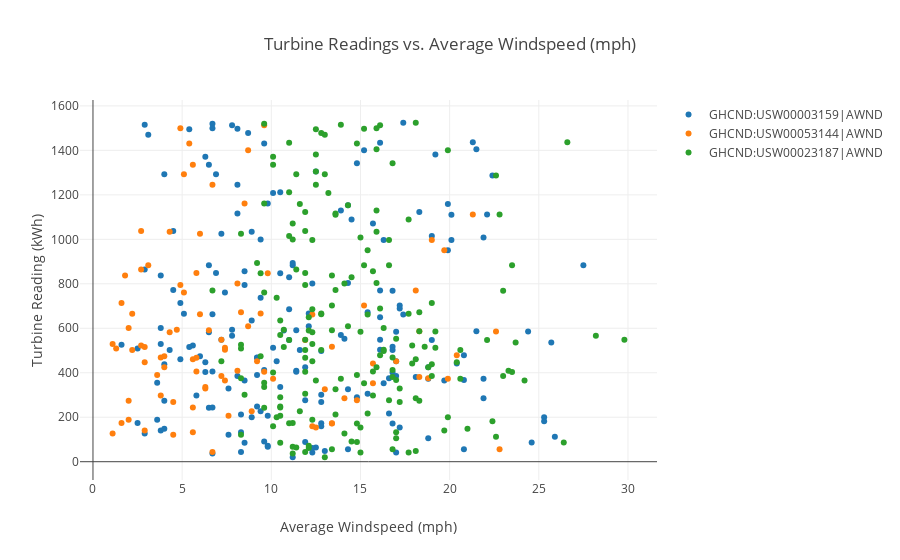
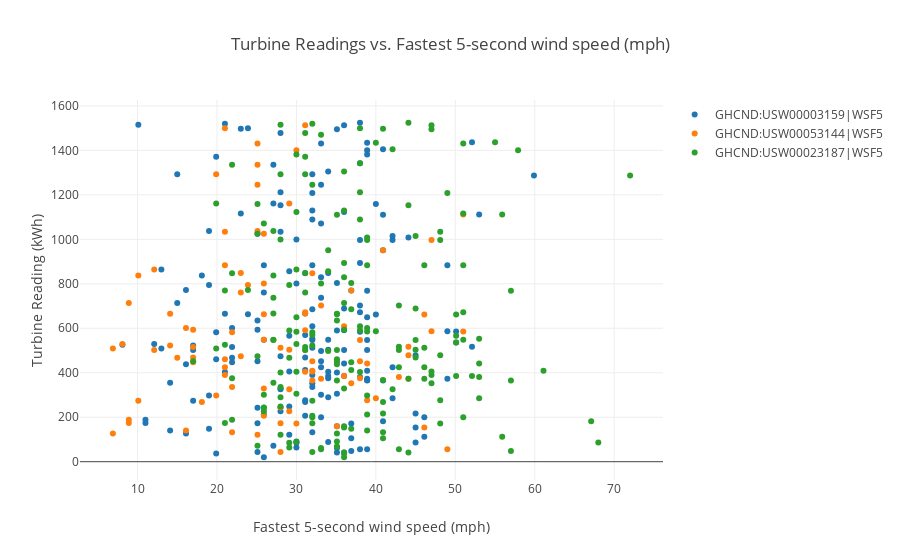
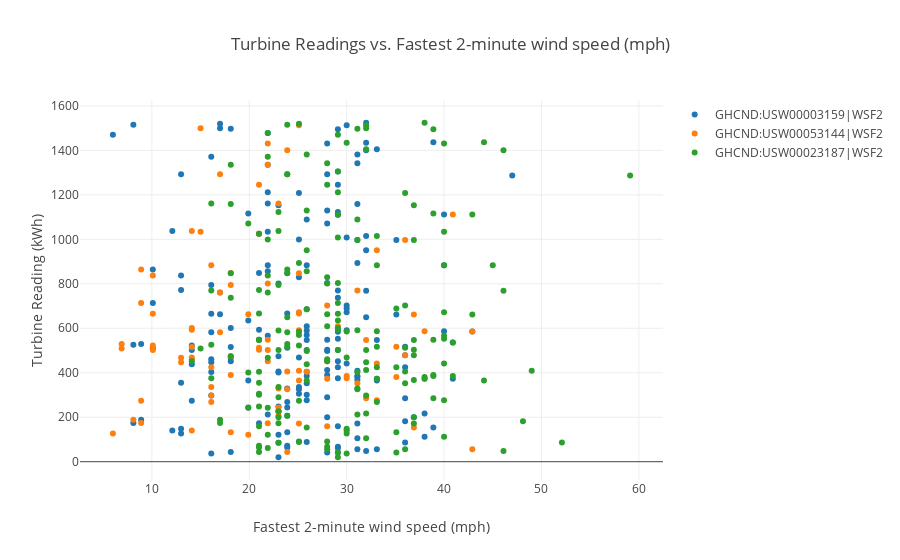
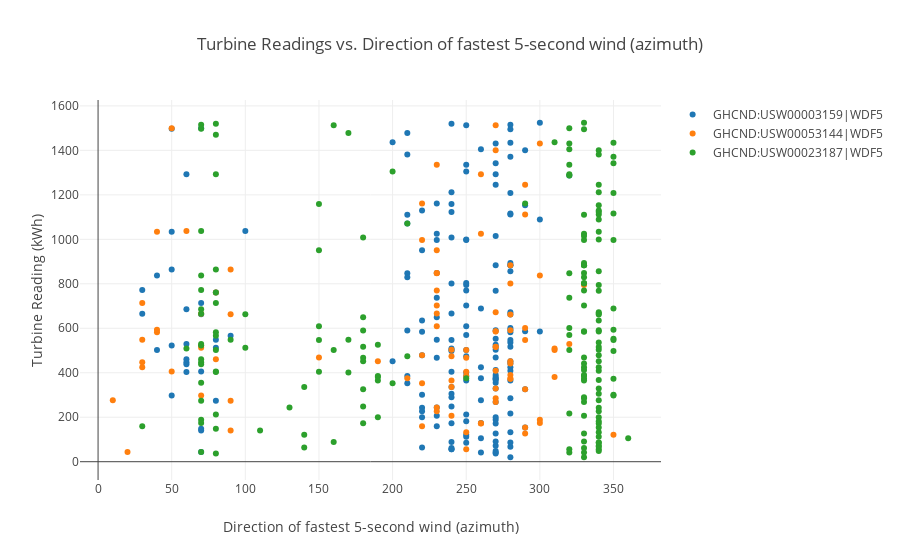

Notebook cell for these charts, in order:
### Code cell
random_turbines = np.random.choice(turbine_names, size=1, replace=False)
print(random_turbines)
filtered_turbine = daily_mean_turbine_reading.loc[daily_mean_turbine_reading["turbine_num"] == turbine]

features_list = ["AWND", "WSF5", "WSF2", "WDF5", "WDF2"]

for feature in features_list:
    traces = []
    for turbine in random_turbines:
        for column in filtered_turbine:
            if column.endswith(feature):
                trace = go.Scatter(x=filtered_turbine[column],
                                   y=filtered_turbine["reading"],
                                   name=column,
                                   mode='markers')
                traces.append(trace)
                
    layout = go.Layout(
    title="Turbine Readings vs. " + feature_dict[feature],
    yaxis=dict(
        title="Turbine Reading (kWh)"),
    xaxis=dict(
        title=feature_dict[feature]))
    
    fig = go.Figure(data=traces, layout=layout)   
    py.iplot(fig)

### Figure 1 — Plotly figure (JSON) as saved in the notebook; plotly's stock layout.template omitted (floating-point values rounded to 4 significant figures; data arrays with more than 128 entries replaced by an {"elided": "..."} marker saying what was removed)
{"data": [{"mode": "markers", "name": "GHCND:USW00003159|AWND", "type": "scatter", "uid": "9c40be66-f094-11e8-9125-50e549ed1be1", "x": {"elided": "182 float values"}, "y": {"elided": "182 float values"}}, {"mode": "markers", "name": "GHCND:USW00053144|AWND", "type": "scatter", "uid": "9c40be67-f094-11e8-97e4-50e549ed1be1", "x": {"elided": "182 float values"}, "y": {"elided": "182 float values"}}, {"mode": "markers", "name": "GHCND:USW00023187|AWND", "type": "scatter", "uid": "9c40be68-f094-11e8-8251-50e549ed1be1", "x": {"elided": "182 float values"}, "y": {"elided": "182 float values"}}], "layout": {"title": "Turbine Readings vs. Average Windspeed (mph)", "xaxis": {"title": "Average Windspeed (mph)"}, "yaxis": {"title": "Turbine Reading (kWh)"}}}

### Figure 2 — Plotly figure (JSON) as saved in the notebook; plotly's stock layout.template omitted (floating-point values rounded to 4 significant figures; data arrays with more than 128 entries replaced by an {"elided": "..."} marker saying what was removed)
{"data": [{"mode": "markers", "name": "GHCND:USW00003159|WSF5", "type": "scatter", "uid": "9c49bf38-f094-11e8-bdc7-50e549ed1be1", "x": {"elided": "182 float values"}, "y": {"elided": "182 float values"}}, {"mode": "markers", "name": "GHCND:USW00053144|WSF5", "type": "scatter", "uid": "9c49bf39-f094-11e8-bdde-50e549ed1be1", "x": {"elided": "182 float values"}, "y": {"elided": "182 float values"}}, {"mode": "markers", "name": "GHCND:USW00023187|WSF5", "type": "scatter", "uid": "9c49bf3a-f094-11e8-ad2b-50e549ed1be1", "x": {"elided": "182 float values"}, "y": {"elided": "182 float values"}}], "layout": {"title": "Turbine Readings vs. Fastest 5-second wind speed (mph)", "xaxis": {"title": "Fastest 5-second wind speed (mph)"}, "yaxis": {"title": "Turbine Reading (kWh)"}}}

### Figure 3 — Plotly figure (JSON) as saved in the notebook; plotly's stock layout.template omitted (floating-point values rounded to 4 significant figures; data arrays with more than 128 entries replaced by an {"elided": "..."} marker saying what was removed)
{"data": [{"mode": "markers", "name": "GHCND:USW00003159|WSF2", "type": "scatter", "uid": "9c546dc0-f094-11e8-8eb1-50e549ed1be1", "x": {"elided": "182 float values"}, "y": {"elided": "182 float values"}}, {"mode": "markers", "name": "GHCND:USW00053144|WSF2", "type": "scatter", "uid": "9c546dc1-f094-11e8-ac41-50e549ed1be1", "x": {"elided": "182 float values"}, "y": {"elided": "182 float values"}}, {"mode": "markers", "name": "GHCND:USW00023187|WSF2", "type": "scatter", "uid": "9c546dc2-f094-11e8-9d23-50e549ed1be1", "x": {"elided": "182 float values"}, "y": {"elided": "182 float values"}}], "layout": {"title": "Turbine Readings vs. Fastest 2-minute wind speed (mph)", "xaxis": {"title": "Fastest 2-minute wind speed (mph)"}, "yaxis": {"title": "Turbine Reading (kWh)"}}}

### Figure 4 — Plotly figure (JSON) as saved in the notebook; plotly's stock layout.template omitted (floating-point values rounded to 4 significant figures; data arrays with more than 128 entries replaced by an {"elided": "..."} marker saying what was removed)
{"data": [{"mode": "markers", "name": "GHCND:USW00003159|WDF5", "type": "scatter", "uid": "9c5dbcb4-f094-11e8-8c11-50e549ed1be1", "x": {"elided": "182 int values"}, "y": {"elided": "182 float values"}}, {"mode": "markers", "name": "GHCND:USW00053144|WDF5", "type": "scatter", "uid": "9c5dbcb5-f094-11e8-8cdd-50e549ed1be1", "x": {"elided": "182 int values"}, "y": {"elided": "182 float values"}}, {"mode": "markers", "name": "GHCND:USW00023187|WDF5", "type": "scatter", "uid": "9c5dbcb6-f094-11e8-b12f-50e549ed1be1", "x": {"elided": "182 int values"}, "y": {"elided": "182 float values"}}], "layout": {"title": "Turbine Readings vs. Direction of fastest 5-second wind (azimuth)", "xaxis": {"title": "Direction of fastest 5-second wind (azimuth)"}, "yaxis": {"title": "Turbine Reading (kWh)"}}}
